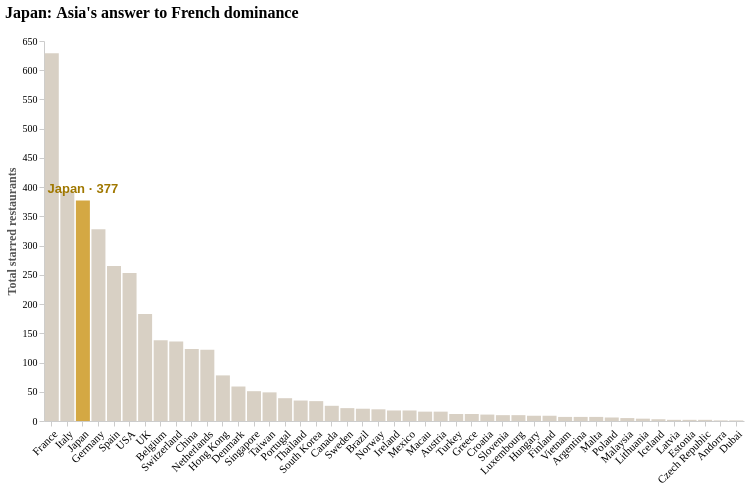

The notebook cell this image was saved under:
### Code cell
base = alt.Chart(df_sorted)

bars = base.mark_bar().encode(
    x=alt.X("Country:N", sort="-y", title=None,
             axis=alt.Axis(labelAngle=-45, labelFontSize=11)),
    y=alt.Y("Total:Q", title="Total starred restaurants"),
    color=alt.condition(
        alt.datum.Country == "Japan",
        alt.value("#d4a843"),
        alt.value("#d8d0c4")
    ),
    tooltip=[
        alt.Tooltip("Country:N"),
        alt.Tooltip("Total:Q", title="Total stars"),
        alt.Tooltip("1 Star:Q"),
        alt.Tooltip("2 Stars:Q"),
        alt.Tooltip("3 Stars:Q"),
    ]
)

label = base.mark_text(
    dy=-12, fontSize=13, fontWeight="bold", color="#a07800"
).encode(
    x=alt.X("Country:N", sort="-y"),
    y=alt.Y("Total:Q"),
    text=alt.condition(
        alt.datum.Country == "Japan",
        alt.value("Japan · 377"),
        alt.value("")
    )
)

chart = (bars + label).properties(
    width=700, height=380,
    title=alt.TitleParams(
        "Japan: Asia's answer to French dominance",
        fontSize=16, fontWeight="bold", anchor="start", dy=-10
    )
).configure_view(
    strokeWidth=0
).configure_axis(
    grid=False,
    domainColor="#cccccc",
    tickColor="#cccccc",
    labelFont="Georgia, serif",
    titleFont="Georgia, serif",
    titleFontSize=12,
    titleColor="#555555"
).configure_title(
    font="Georgia, serif"
)

chart.show()

### Figure 1 — Vega-Lite specification as saved in the notebook (floating-point values rounded to 4 significant figures)
{"config": {"view": {"continuousWidth": 300, "continuousHeight": 300, "strokeWidth": 0}, "axis": {"domainColor": "#cccccc", "grid": false, "labelFont": "Georgia, serif", "tickColor": "#cccccc", "titleColor": "#555555", "titleFont": "Georgia, serif", "titleFontSize": 12}, "title": {"font": "Georgia, serif"}}, "layer": [{"mark": {"type": "bar"}, "encoding": {"color": {"condition": {"test": "(datum.Country === 'Japan')", "value": "#d4a843"}, "value": "#d8d0c4"}, "tooltip": [{"field": "Country", "type": "nominal"}, {"field": "Total", "title": "Total stars", "type": "quantitative"}, {"field": "1 Star", "type": "quantitative"}, {"field": "2 Stars", "type": "quantitative"}, {"field": "3 Stars", "type": "quantitative"}], "x": {"axis": {"labelAngle": -45, "labelFontSize": 11}, "field": "Country", "sort": "-y", "title": null, "type": "nominal"}, "y": {"field": "Total", "title": "Total starred restaurants", "type": "quantitative"}}}, {"mark": {"type": "text", "color": "#a07800", "dy": -12, "fontSize": 13, "fontWeight": "bold"}, "encoding": {"text": {"condition": {"test": "(datum.Country === 'Japan')", "value": "Japan · 377"}, "value": ""}, "x": {"field": "Country", "sort": "-y", "type": "nominal"}, "y": {"field": "Total", "type": "quantitative"}}}], "data": {"name": "data-da67f7c5195d738f839b63d692dc249e"}, "height": 380, "title": {"text": "Japan: Asia's answer to French dominance", "anchor": "start", "dy": -10, "fontSize": 16, "fontWeight": "bold"}, "width": 700, "$schema": "https://vega.github.io/schema/vega-lite/v6.1.0.json", "datasets": {"data-da67f7c5195d738f839b63d692dc249e": [{"Region": "Europe", "Country": "France", "1 Star": 533, "2 Stars": 66, "3 Stars": 30, "Total": 629}, {"Region": "Europe", "Country": "Italy", "1 Star": 342, "2 Stars": 38, "3 Stars": 13, "Total": 393}, {"Region": "Asia", "Country": "Japan", "1 Star": 287, "2 Stars": 70, "3 Stars": 20, "Total": 377}, {"Region": "Europe", "Country": "Germany", "1 Star": 280, "2 Stars": 38, "3 Stars": 10, "Total": 328}, {"Region": "Europe", "Country": "Spain", "1 Star": 224, "2 Stars": 26, "3 Stars": 15, "Total": 265}, {"Region": "North America", "Country": "USA", "1 Star": 189, "2 Stars": 51, "3 Stars": 13, "Total": 253}, {"Region": "Europe", "Country": "UK", "1 Star": 158, "2 Stars": 16, "3 Stars": 9, "Total": 183}, {"Region": "Europe", "Country": "Belgium", "1 Star": 126, "2 Stars": 10, "3 Stars": 2, "Total": 138}, {"Region": "Europe", "Country": "Switzerland", "1 Star": 119, "2 Stars": 13, "3 Stars": 4, "Total": 136}, {"Region": "Asia", "Country": "China", "1 Star": 102, "2 Stars": 16, "3 Stars": 5, "Total": 123}, {"Region": "Europe", "Country": "Netherlands", "1 Star": 110, "2 Stars": 11, "3 Stars": 1, "Total": 122}, {"Region": "Asia", "Country": "Hong Kong", "1 Star": 51, "2 Stars": 18, "3 Stars": 9, "Total": 78}, {"Region": "Europe", "Country": "Denmark", "1 Star": 34, "2 Stars": 17, "3 Stars": 8, "Total": 59}, {"Region": "Asia", "Country": "Singapore", "1 Star": 42, "2 Stars": 6, "3 Stars": 3, "Total": 51}, {"Region": "Asia", "Country": "Taiwan", "1 Star": 36, "2 Stars": 10, "3 Stars": 3, "Total": 49}, {"Region": "Europe", "Country": "Portugal", "1 Star": 31, "2 Stars": 8, "3 Stars": 0, "Total": 39}, {"Region": "Asia", "Country": "Thailand", "1 Star": 28, "2 Stars": 5, "3 Stars": 2, "Total": 35}, {"Region": "Asia", "Country": "South Korea", "1 Star": 25, "2 Stars": 8, "3 Stars": 1, "Total": 34}, {"Region": "North America", "Country": "Canada", "1 Star": 24, "2 Stars": 2, "3 Stars": 0, "Total": 26}, {"Region": "Europe", "Country": "Sweden", "1 Star": 17, "2 Stars": 4, "3 Stars": 1, "Total": 22}, {"Region": "South America", "Country": "Brazil", "1 Star": 15, "2 Stars": 6, "3 Stars": 0, "Total": 21}, {"Region": "Europe", "Country": "Norway", "1 Star": 14, "2 Stars": 4, "3 Stars": 2, "Total": 20}, {"Region": "Europe", "Country": "Ireland", "1 Star": 14, "2 Stars": 4, "3 Stars": 0, "Total": 18}, {"Region": "North America", "Country": "Mexico", "1 Star": 16, "2 Stars": 2, "3 Stars": 0, "Total": 18}, {"Region": "Asia", "Country": "Macau", "1 Star": 6, "2 Stars": 7, "3 Stars": 3, "Total": 16}, {"Region": "Europe", "Country": "Austria", "1 Star": 11, "2 Stars": 3, "3 Stars": 2, "Total": 16}, {"Region": "Europe", "Country": "Turkey", "1 Star": 10, "2 Stars": 2, "3 Stars": 0, "Total": 12}, {"Region": "Europe", "Country": "Greece", "1 Star": 10, "2 Stars": 2, "3 Stars": 0, "Total": 12}, {"Region": "Europe", "Country": "Croatia", "1 Star": 11, "2 Stars": 0, "3 Stars": 0, "Total": 11}, {"Region": "Europe", "Country": "Slovenia", "1 Star": 9, "2 Stars": 0, "3 Stars": 1, "Total": 10}, {"Region": "Europe", "Country": "Luxembourg", "1 Star": 10, "2 Stars": 0, "3 Stars": 0, "Total": 10}, {"Region": "Europe", "Country": "Hungary", "1 Star": 7, "2 Stars": 2, "3 Stars": 0, "Total": 9}, {"Region": "Europe", "Country": "Finland", "1 Star": 8, "2 Stars": 1, "3 Stars": 0, "Total": 9}, {"Region": "Asia", "Country": "Vietnam", "1 Star": 7, "2 Stars": 0, "3 Stars": 0, "Total": 7}, {"Region": "South America", "Country": "Argentina", "1 Star": 6, "2 Stars": 1, "3 Stars": 0, "Total": 7}, {"Region": "Europe", "Country": "Malta", "1 Star": 7, "2 Stars": 0, "3 Stars": 0, "Total": 7}, {"Region": "Europe", "Country": "Poland", "1 Star": 6, "2 Stars": 0, "3 Stars": 0, "Total": 6}, {"Region": "Asia", "Country": "Malaysia", "1 Star": 5, "2 Stars": 0, "3 Stars": 0, "Total": 5}, {"Region": "Europe", "Country": "Lithuania", "1 Star": 4, "2 Stars": 0, "3 Stars": 0, "Total": 4}, {"Region": "Europe", "Country": "Iceland", "1 Star": 3, "2 Stars": 0, "3 Stars": 0, "Total": 3}, {"Region": "Europe", "Country": "Latvia", "1 Star": 2, "2 Stars": 0, "3 Stars": 0, "Total": 2}, {"Region": "Europe", "Country": "Estonia", "1 Star": 2, "2 Stars": 0, "3 Stars": 0, "Total": 2}, {"Region": "Europe", "Country": "Czech Republic", "1 Star": 2, "2 Stars": 0, "3 Stars": 0, "Total": 2}, {"Region": "Europe", "Country": "Andorra", "1 Star": 1, "2 Stars": 0, "3 Stars": 0, "Total": 1}, {"Region": "Asia", "Country": "Dubai", "1 Star": 0, "2 Stars": 1, "3 Stars": 0, "Total": 1}]}}
